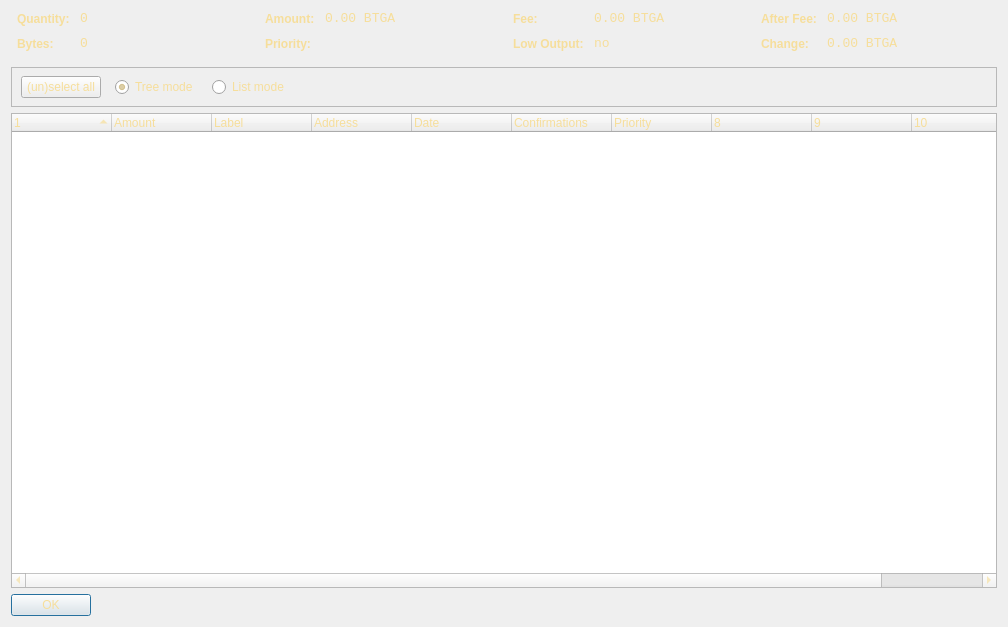
<?xml version="1.0" encoding="UTF-8"?>
<ui version="4.0">
 <class>CoinControlDialog</class>
 <widget class="QDialog" name="CoinControlDialog">
  <property name="geometry">
   <rect>
    <x>0</x>
    <y>0</y>
    <width>1008</width>
    <height>627</height>
   </rect>
  </property>
  <property name="windowTitle">
   <string>Coin Control</string>
  </property>
  <property name="styleSheet">
   <string notr="true">background-image: url(:/images/bg2);
color: rgb(246, 222, 155);</string>
  </property>
  <layout class="QVBoxLayout" name="verticalLayout">
   <item>
    <layout class="QHBoxLayout" name="horizontalLayoutTop" stretch="0,0,0,0">
     <property name="topMargin">
      <number>0</number>
     </property>
     <property name="bottomMargin">
      <number>10</number>
     </property>
     <item>
      <layout class="QFormLayout" name="formLayoutCoinControl1">
       <property name="horizontalSpacing">
        <number>10</number>
       </property>
       <property name="verticalSpacing">
        <number>10</number>
       </property>
       <property name="leftMargin">
        <number>6</number>
       </property>
       <property name="rightMargin">
        <number>6</number>
       </property>
       <item row="0" column="0">
        <widget class="QLabel" name="labelCoinControlQuantityText">
         <property name="styleSheet">
          <string notr="true">font-weight:bold;</string>
         </property>
         <property name="text">
          <string>Quantity:</string>
         </property>
        </widget>
       </item>
       <item row="0" column="1">
        <widget class="QLabel" name="labelCoinControlQuantity">
         <property name="font">
          <font>
           <family>Monospace</family>
           <pointsize>10</pointsize>
          </font>
         </property>
         <property name="cursor">
          <cursorShape>IBeamCursor</cursorShape>
         </property>
         <property name="contextMenuPolicy">
          <enum>Qt::ActionsContextMenu</enum>
         </property>
         <property name="text">
          <string notr="true">0</string>
         </property>
         <property name="textInteractionFlags">
          <set>Qt::LinksAccessibleByMouse|Qt::TextSelectableByKeyboard|Qt::TextSelectableByMouse</set>
         </property>
        </widget>
       </item>
       <item row="1" column="0">
        <widget class="QLabel" name="labelCoinControlBytesText">
         <property name="styleSheet">
          <string notr="true">font-weight:bold;</string>
         </property>
         <property name="text">
          <string>Bytes:</string>
         </property>
        </widget>
       </item>
       <item row="1" column="1">
        <widget class="QLabel" name="labelCoinControlBytes">
         <property name="font">
          <font>
           <family>Monospace</family>
           <pointsize>10</pointsize>
          </font>
         </property>
         <property name="cursor">
          <cursorShape>IBeamCursor</cursorShape>
         </property>
         <property name="contextMenuPolicy">
          <enum>Qt::ActionsContextMenu</enum>
         </property>
         <property name="text">
          <string notr="true">0</string>
         </property>
         <property name="textInteractionFlags">
          <set>Qt::LinksAccessibleByMouse|Qt::TextSelectableByKeyboard|Qt::TextSelectableByMouse</set>
         </property>
        </widget>
       </item>
      </layout>
     </item>
     <item>
      <layout class="QFormLayout" name="formLayoutCoinControl2">
       <property name="horizontalSpacing">
        <number>10</number>
       </property>
       <property name="verticalSpacing">
        <number>10</number>
       </property>
       <property name="leftMargin">
        <number>6</number>
       </property>
       <property name="rightMargin">
        <number>6</number>
       </property>
       <item row="0" column="0">
        <widget class="QLabel" name="labelCoinControlAmountText">
         <property name="styleSheet">
          <string notr="true">font-weight:bold;</string>
         </property>
         <property name="text">
          <string>Amount:</string>
         </property>
        </widget>
       </item>
       <item row="0" column="1">
        <widget class="QLabel" name="labelCoinControlAmount">
         <property name="font">
          <font>
           <family>Monospace</family>
           <pointsize>10</pointsize>
          </font>
         </property>
         <property name="cursor">
          <cursorShape>IBeamCursor</cursorShape>
         </property>
         <property name="contextMenuPolicy">
          <enum>Qt::ActionsContextMenu</enum>
         </property>
         <property name="text">
          <string notr="true">0.00 BTGA</string>
         </property>
         <property name="textInteractionFlags">
          <set>Qt::LinksAccessibleByMouse|Qt::TextSelectableByKeyboard|Qt::TextSelectableByMouse</set>
         </property>
        </widget>
       </item>
       <item row="1" column="0">
        <widget class="QLabel" name="labelCoinControlPriorityText">
         <property name="styleSheet">
          <string notr="true">font-weight:bold;</string>
         </property>
         <property name="text">
          <string>Priority:</string>
         </property>
        </widget>
       </item>
       <item row="1" column="1">
        <widget class="QLabel" name="labelCoinControlPriority">
         <property name="font">
          <font>
           <family>Monospace</family>
           <pointsize>10</pointsize>
          </font>
         </property>
         <property name="cursor">
          <cursorShape>IBeamCursor</cursorShape>
         </property>
         <property name="contextMenuPolicy">
          <enum>Qt::ActionsContextMenu</enum>
         </property>
         <property name="text">
          <string/>
         </property>
         <property name="textInteractionFlags">
          <set>Qt::LinksAccessibleByMouse|Qt::TextSelectableByKeyboard|Qt::TextSelectableByMouse</set>
         </property>
        </widget>
       </item>
      </layout>
     </item>
     <item>
      <layout class="QFormLayout" name="formLayoutCoinControl3">
       <property name="horizontalSpacing">
        <number>10</number>
       </property>
       <property name="verticalSpacing">
        <number>10</number>
       </property>
       <property name="leftMargin">
        <number>6</number>
       </property>
       <property name="rightMargin">
        <number>6</number>
       </property>
       <item row="0" column="0">
        <widget class="QLabel" name="labelCoinControlFeeText">
         <property name="styleSheet">
          <string notr="true">font-weight:bold;</string>
         </property>
         <property name="text">
          <string>Fee:</string>
         </property>
        </widget>
       </item>
       <item row="0" column="1">
        <widget class="QLabel" name="labelCoinControlFee">
         <property name="font">
          <font>
           <family>Monospace</family>
           <pointsize>10</pointsize>
          </font>
         </property>
         <property name="cursor">
          <cursorShape>IBeamCursor</cursorShape>
         </property>
         <property name="contextMenuPolicy">
          <enum>Qt::ActionsContextMenu</enum>
         </property>
         <property name="text">
          <string notr="true">0.00 BTGA</string>
         </property>
         <property name="textInteractionFlags">
          <set>Qt::LinksAccessibleByMouse|Qt::TextSelectableByKeyboard|Qt::TextSelectableByMouse</set>
         </property>
        </widget>
       </item>
       <item row="1" column="0">
        <widget class="QLabel" name="labelCoinControlLowOutputText">
         <property name="enabled">
          <bool>false</bool>
         </property>
         <property name="styleSheet">
          <string notr="true">font-weight:bold;</string>
         </property>
         <property name="text">
          <string>Low Output:</string>
         </property>
        </widget>
       </item>
       <item row="1" column="1">
        <widget class="QLabel" name="labelCoinControlLowOutput">
         <property name="enabled">
          <bool>false</bool>
         </property>
         <property name="font">
          <font>
           <family>Monospace</family>
           <pointsize>10</pointsize>
          </font>
         </property>
         <property name="cursor">
          <cursorShape>IBeamCursor</cursorShape>
         </property>
         <property name="contextMenuPolicy">
          <enum>Qt::ActionsContextMenu</enum>
         </property>
         <property name="text">
          <string notr="true">no</string>
         </property>
         <property name="textInteractionFlags">
          <set>Qt::LinksAccessibleByMouse|Qt::TextSelectableByKeyboard|Qt::TextSelectableByMouse</set>
         </property>
        </widget>
       </item>
      </layout>
     </item>
     <item>
      <layout class="QFormLayout" name="formLayoutCoinControl4">
       <property name="horizontalSpacing">
        <number>10</number>
       </property>
       <property name="verticalSpacing">
        <number>10</number>
       </property>
       <property name="leftMargin">
        <number>6</number>
       </property>
       <property name="rightMargin">
        <number>6</number>
       </property>
       <item row="0" column="0">
        <widget class="QLabel" name="labelCoinControlAfterFeeText">
         <property name="styleSheet">
          <string notr="true">font-weight:bold;</string>
         </property>
         <property name="text">
          <string>After Fee:</string>
         </property>
        </widget>
       </item>
       <item row="0" column="1">
        <widget class="QLabel" name="labelCoinControlAfterFee">
         <property name="font">
          <font>
           <family>Monospace</family>
           <pointsize>10</pointsize>
          </font>
         </property>
         <property name="cursor">
          <cursorShape>IBeamCursor</cursorShape>
         </property>
         <property name="contextMenuPolicy">
          <enum>Qt::ActionsContextMenu</enum>
         </property>
         <property name="text">
          <string notr="true">0.00 BTGA</string>
         </property>
         <property name="textInteractionFlags">
          <set>Qt::LinksAccessibleByMouse|Qt::TextSelectableByKeyboard|Qt::TextSelectableByMouse</set>
         </property>
        </widget>
       </item>
       <item row="1" column="0">
        <widget class="QLabel" name="labelCoinControlChangeText">
         <property name="enabled">
          <bool>false</bool>
         </property>
         <property name="styleSheet">
          <string notr="true">font-weight:bold;</string>
         </property>
         <property name="text">
          <string>Change:</string>
         </property>
        </widget>
       </item>
       <item row="1" column="1">
        <widget class="QLabel" name="labelCoinControlChange">
         <property name="enabled">
          <bool>false</bool>
         </property>
         <property name="font">
          <font>
           <family>Monospace</family>
           <pointsize>10</pointsize>
          </font>
         </property>
         <property name="cursor">
          <cursorShape>IBeamCursor</cursorShape>
         </property>
         <property name="contextMenuPolicy">
          <enum>Qt::ActionsContextMenu</enum>
         </property>
         <property name="text">
          <string notr="true">0.00 BTGA</string>
         </property>
         <property name="textInteractionFlags">
          <set>Qt::LinksAccessibleByMouse|Qt::TextSelectableByKeyboard|Qt::TextSelectableByMouse</set>
         </property>
        </widget>
       </item>
      </layout>
     </item>
    </layout>
   </item>
   <item>
    <widget class="QFrame" name="frame">
     <property name="minimumSize">
      <size>
       <width>0</width>
       <height>40</height>
      </size>
     </property>
     <property name="frameShape">
      <enum>QFrame::StyledPanel</enum>
     </property>
     <property name="frameShadow">
      <enum>QFrame::Sunken</enum>
     </property>
     <widget class="QWidget" name="horizontalLayoutWidget">
      <property name="geometry">
       <rect>
        <x>10</x>
        <y>0</y>
        <width>781</width>
        <height>41</height>
       </rect>
      </property>
      <layout class="QHBoxLayout" name="horizontalLayoutPanel" stretch="0,0,0,0">
       <property name="spacing">
        <number>14</number>
       </property>
       <item>
        <widget class="QPushButton" name="pushButtonSelectAll">
         <property name="sizePolicy">
          <sizepolicy hsizetype="Maximum" vsizetype="Fixed">
           <horstretch>0</horstretch>
           <verstretch>0</verstretch>
          </sizepolicy>
         </property>
         <property name="text">
          <string>(un)select all</string>
         </property>
        </widget>
       </item>
       <item>
        <widget class="QRadioButton" name="radioTreeMode">
         <property name="sizePolicy">
          <sizepolicy hsizetype="Maximum" vsizetype="Fixed">
           <horstretch>0</horstretch>
           <verstretch>0</verstretch>
          </sizepolicy>
         </property>
         <property name="text">
          <string>Tree mode</string>
         </property>
         <property name="checked">
          <bool>true</bool>
         </property>
        </widget>
       </item>
       <item>
        <widget class="QRadioButton" name="radioListMode">
         <property name="sizePolicy">
          <sizepolicy hsizetype="Maximum" vsizetype="Fixed">
           <horstretch>0</horstretch>
           <verstretch>0</verstretch>
          </sizepolicy>
         </property>
         <property name="text">
          <string>List mode</string>
         </property>
        </widget>
       </item>
       <item>
        <spacer name="horizontalSpacer">
         <property name="orientation">
          <enum>Qt::Horizontal</enum>
         </property>
         <property name="sizeHint" stdset="0">
          <size>
           <width>40</width>
           <height>20</height>
          </size>
         </property>
        </spacer>
       </item>
      </layout>
     </widget>
    </widget>
   </item>
   <item>
    <widget class="CoinControlTreeWidget" name="treeWidget">
     <property name="contextMenuPolicy">
      <enum>Qt::CustomContextMenu</enum>
     </property>
     <property name="sortingEnabled">
      <bool>false</bool>
     </property>
     <property name="columnCount">
      <number>11</number>
     </property>
     <attribute name="headerShowSortIndicator" stdset="0">
      <bool>true</bool>
     </attribute>
     <attribute name="headerStretchLastSection">
      <bool>false</bool>
     </attribute>
     <column>
      <property name="text">
       <string/>
      </property>
     </column>
     <column>
      <property name="text">
       <string>Amount</string>
      </property>
     </column>
     <column>
      <property name="text">
       <string>Label</string>
      </property>
     </column>
     <column>
      <property name="text">
       <string>Address</string>
      </property>
     </column>
     <column>
      <property name="text">
       <string>Date</string>
      </property>
     </column>
     <column>
      <property name="text">
       <string>Confirmations</string>
      </property>
      <property name="toolTip">
       <string>Confirmed</string>
      </property>
     </column>
     <column>
      <property name="text">
       <string>Priority</string>
      </property>
     </column>
     <column>
      <property name="text">
       <string/>
      </property>
     </column>
     <column>
      <property name="text">
       <string/>
      </property>
     </column>
     <column>
      <property name="text">
       <string/>
      </property>
     </column>
     <column>
      <property name="text">
       <string/>
      </property>
     </column>
    </widget>
   </item>
   <item>
    <widget class="QDialogButtonBox" name="buttonBox">
     <property name="sizePolicy">
      <sizepolicy hsizetype="Maximum" vsizetype="Fixed">
       <horstretch>0</horstretch>
       <verstretch>0</verstretch>
      </sizepolicy>
     </property>
     <property name="orientation">
      <enum>Qt::Horizontal</enum>
     </property>
     <property name="standardButtons">
      <set>QDialogButtonBox::Ok</set>
     </property>
    </widget>
   </item>
  </layout>
 </widget>
 <customwidgets>
  <customwidget>
   <class>CoinControlTreeWidget</class>
   <extends>QTreeWidget</extends>
   <header>coincontroltreewidget.h</header>
  </customwidget>
 </customwidgets>
 <resources/>
 <connections/>
</ui>
